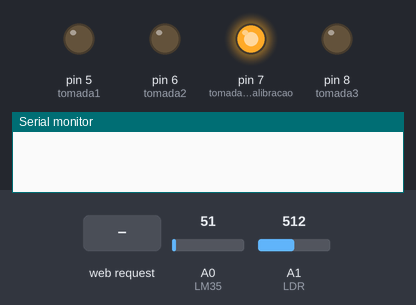
The sketch below on a simulated Arduino Uno, built for the host (arithmetic inside an expression is 32-bit, double 64-bit). Parts: output pins drawn as LEDs (lit = HIGH), the last lines printed to the serial monitor. The inputs (shaded band) are chosen by the test bench; at power-on: A0 (LM35) = 51, A1 (LDR) = 512. WiFi joins after 1.5 s; servers stay silent unless stated.

Above: at 1.6 s.
1.7 s: HTTP request GET /t1h received
At 3.0 s:
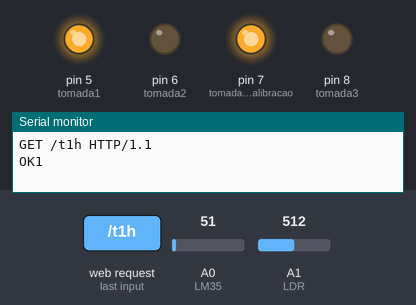
Timing chart, 0 to 4.7 s (numbered marks = the images above; inputs shaded):
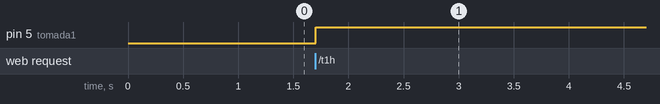

Measured:
- after the input at 1.7 s, pin 5 (tomada1): LOW → HIGH at once

The sketch:

ControleEquip.ino
```cpp
#include <TimeLib.h>
#include <Ethernet.h>
#include <EthernetUdp.h>
#include <SPI.h>
//#include <SdFat.h>
//#include <stdlib.h>
//----------array para programacao de eventos-----------

/*struct programar{
 int  id_tomada;
 int hora;
 int minutos;
 boolean comando; //True - liga, false - desliga
 boolean ja_executado;
 };*/
//
//#define array_programar_size 8

//programar array_programar[array_programar_size];

//int cont_array_programar = 0;

const int LM35 = A0;
const int LDR = A1;
//TODO verificar isso aqui, A4 acho que esta sendo usado SD
const int S1 = A2;
const int S2 = A3;
const int S3 = A5;
//const int S4 = A6;

//const int PIN_SD_CARD  = 4;
//const int chipSelect = 4;
//SdFile myFile;

//SdFat sdCard;
//SdFat sd;

IPAddress ip(10, 10, 0, 50);

IPAddress gateway(10, 10, 0, 1);

IPAddress subnet(255, 255, 255, 0);

EthernetServer server(80);

int tomada1 = 5;//Arduino digital D5;
int tomada2 = 6;//Arduino digital D6;
int tomada3 = 8;//Arduino digital D7;
int tomada_calibracao = 7;//Arduino digital D8;
//-------------------------------------------------------------------
String readString = String(30); // string para buscar dados de endereço

boolean statusT1 = false; // Variável para o status do led
boolean statusT2 = false; // Variável para o status do led
boolean statusT3 = false; // Variável para o status do led
//boolean statusT4 = false; // Variável para o status do led


byte mac[] = {
  0xDE, 0xAD, 0xBE, 0xEF, 0xFE, 0xED };

// NTP Servers:
IPAddress timeServer(132, 163, 4, 101); // time-a.timefreq.bldrdoc.gov

const int timeZone = -3; //acredito que seja essa notacao para o Brasil


EthernetUDP Udp;
unsigned int localPort = 8888;

void setup()
{
  pinMode(LM35, INPUT);  // configura como entrada
  digitalWrite(LM35, LOW);  // desabilita resistores de pull-up
  pinMode(LDR, INPUT);  // configura como entrada
  digitalWrite(LDR, LOW);  // desabilita resistores de pull-up

  /*for(int i = 0; i < array_programar_size; ++i){
   array_programar[i].id_tomada = -1;
   array_programar[i].hora = -1;
   array_programar[i].minutos = -1;
   array_programar[i].comando = -1;
   array_programar[i].ja_executado = -1;
   }*/

  pinMode(tomada1, OUTPUT);
  pinMode(tomada2, OUTPUT);
  pinMode(tomada3, OUTPUT);

  //sempre ligada para calibrar sensor de corrente
  pinMode(tomada_calibracao, OUTPUT);
  digitalWrite(tomada_calibracao, HIGH);

  // Seta porta SdCard
  //pinMode(PIN_SD_CARD, OUTPUT);

  Serial.begin(9600);
  //  while (!Serial) {}  // wait for Leonardo
  //  Serial.println("Type any character to start");
  //  while (Serial.read() <= 0) {}
  delay(400);  // catch Due reset problem

  // Initialize SdFat or print a detailed error message and halt
  // Use half speed like the native library.
  // change to SPI_FULL_SPEED for more performance.
  //if (!sd.begin(chipSelect, SPI_HALF_SPEED)) sd.initErrorHalt();

  // open the file for write at end like the Native SD library
  //  if (!myFile.open("test.txt", O_RDWR | O_CREAT | O_AT_END)) {
  //    sd.errorHalt("opening test.txt for write failed");
  //  }
  //  // if the file opened okay, write to it:
  //  Serial.print("Arduino Iniciou gravacao");
  //  myFile.println("Arduino Iniciou gravacao");
  //
  //  // close the file:
  //  myFile.close();
  //  Serial.println("done.");
  //
  //  // re-open the file for reading:
  //  if (!myFile.open("test.txt", O_READ)) {
  //    sd.errorHalt("opening test.txt for read failed");
  //  }
  //  Serial.println("test.txt:");
  //
  //  // read from the file until there's nothing else in it:
  //  int data;
  //  while ((data = myFile.read()) >= 0) Serial.write(data);
  //  // close the file:
  //  myFile.close();

  Ethernet.begin(mac, ip);
  //Serial.print("IP Arduino ");
  //Serial.println(Ethernet.localIP());
  Udp.begin(localPort);
  //Serial.println("Esperando Sincronizar NTP");
  setSyncProvider(getNtpTime);
  //define_programacao_diaria();


}

//time_t prevDisplay = 0; // when the digital clock was displayed


//EthernetClient client;

void loop()
{
  //if (timeStatus() != timeNotSet) {
  // if (now() != prevDisplay) { //update the display only if time has changed
  // prevDisplay = now();
  // digitalClockDisplay();
  //}
  //}

  //  client = server.available();

  controleTomadas();
  //TODO verificar depois se a opço de programacao sera mantida
  //executa_programacao();
  //lista_programacao();

  //delay(2000);
  //lerTemperatura();

  //Serial.println(lerQtdLuz());

}

EthernetClient client;

void controleTomadas(){
  // Criar uma conexão de cliente
  client = server.available();

  if (client) {
    while (client.connected())
    {
      if (client.available())
      {

        char c = client.read();
        Serial.print(c);
        // ler caractere por caractere vindo do HTTP
        if (readString.length() < 30)
        {
          // armazena os caracteres para string
          readString += (c);
        }
        //Serial.print(readString);
        //se o pedido HTTP terminou
        if (c == '\n')
        {
          //testando nessa posicao
          client.println("HTTP/1.1 200 OK");
          client.println("Content-Type: text/html");
          client.println();
          //client.print("<font size='20'>");
          //client.println("</html>");

          //Serial.println("Entrou");
          //------------------------------------------------------------------
          if(readString.indexOf("t1h")>=0)//Recebido do Android;
          {
            //Serial.println("Entrou1");
            // O Led vai ser ligado
            digitalWrite(tomada1, HIGH);//Arduino porta digital D5=5V;
            statusT1 = true;
            Serial.print("OK1");
            registraEventoArffSd();
          }
          // Se a string possui o texto L=Desligar
          else if(readString.indexOf("t1l")>=0)//Recebido do Android;
          {
            // O Led vai ser desligado
            digitalWrite(tomada1, LOW);//Arduino porta digital D5=0V;
            statusT1 = false;
            registraEventoArffSd();
          }
          //------------------------------------------------------------------

          else if(readString.indexOf("t2h")>=0)//Recebido do Android;
          {
            // O Led vai ser ligado
            digitalWrite(tomada2, HIGH);//Arduino porta digital D6=5V;
            statusT2 = true;
            registraEventoArffSd();
          }
          // Se a string possui o texto L=Desligar
          else if(readString.indexOf("t2l")>=0)//Recebido do Android;
          {
            // O Led vai ser desligado
            digitalWrite(tomada2, LOW);//Arduino porta digital D6=0V;
            statusT2 = false;
            registraEventoArffSd();
          }
          //------------------------------------------------------------------
          else if(readString.indexOf("t3h")>=0)//Recebido do Android;
          {
            // O Led vai ser ligado
            digitalWrite(tomada3, HIGH);//Arduino porta digital D7=5V;
            statusT3 = true;
            registraEventoArffSd();
          }
          // Se a string possui o texto L=Desligar
          else if(readString.indexOf("t3l")>=0)//Recebido do Android;
          {
            // O Led vai ser desligado
            digitalWrite(tomada3, LOW);//Arduino porta digital D7=0V;
            statusT3 = false;
            registraEventoArffSd();
          }
          //------------------------------------------------------------------
//          else if(readString.indexOf("t4h")>=0)//Recebido do Android;
//          {
//            // O Led vai ser ligado
//            digitalWrite(tomada4, HIGH);//Arduino porta digital D8=5V;
//            statusT4 = true;
//            registraEventoArffSd();
//          }
//          // Se a string possui o texto L=Desligar
//          else if(readString.indexOf("t4l")>=0)//Recebido do Android;
//          {
//            // O Led vai ser desligado
//            digitalWrite(tomada4, LOW);//Arduino porta digital D8=0V;
//            statusT4 = false;
//            registraEventoArffSd();
//          }
          //------------------------------------------------------------------
          // dados HTML de saída começando com cabeçalho padrão
//          client.println("HTTP/1.1 200 OK");
//          client.println("Content-Type: text/html");
//          client.println();
//          client.print("<font size='20'>");
//          client.println("</html>");
          //------------------------------------------------------------------
          if (statusT1) {
            client.print("t1o");//Ethernet envia para Android;
            //String apenas letras;
          }
          else {
            client.print("t1f");//Ethernet envia string para Android;
            //String apenas letras;
          }
          //------------------------------------------------------------------
          if (statusT2) {
            client.print("t2o");//Ethernet envia para Android;
            //String apenas letras;
          }
          else {
            client.print("t2f");//Ethernet envia string para Android;
            //String apenas letras;
          }
          //------------------------------------------------------------------
          if (statusT3) {
            client.print("t3o");//Ethernet envia para Android;
            //String apenas letras;
          }
          else {
            client.print("t3f");//Ethernet envia string para Android;
            //String apenas letras;
          }
          //------------------------------------------------------------------
          /*if (statusT4) {
            client.print("t4o");//Ethernet envia para Android;
            //String apenas letras;
          }
          else {
            client.print("t4f");//Ethernet envia string para Android;
            //String apenas letras;
          }*/
          char buff0[20];
          char buff1[20];
          char buff2[20];
          char buff3[20];
          char buff4[20];
          int t = lerTemperatura();
          int l = lerQtdLuz();
          String teste = "!";
          teste += dtostrf(t, 0, 0, buff0);
          teste += "@";
          teste += dtostrf(l, 0, 0, buff1);
          teste += "#";
          teste += dtostrf(weekday(), 0, 0, buff2);
          teste += "$";
          teste += dtostrf(hour(), 0, 0, buff3);
          teste += "%";
          teste += dtostrf(minute(), 0, 0, buff4);
          teste += "&";
          client.print(teste);
          //client.print( + '#'
            //                  +  +'#'+
              //                + '#' +
          //------------------------------------------------------------------
          //limpa string para a próxima leitura
          readString="";
          //client.println("</html>");
          // parar cliente
          client.stop();
        }
      }
    }
  }
}

//void digitalClockDisplay(){
//  // digital clock display of the time
//  Serial.print(hour());
//  printDigits(minute());
//  printDigits(second());
//  /*Serial.print(" ");
//   Serial.print(day());
//   Serial.print(" ");
//   Serial.print(month());
//   Serial.print(" ");
//   Serial.print(year());
//   Serial.println();*/
//}
//
//void printDigits(int digits){
//  // utility for digital clock display: prints preceding colon and leading 0
//  Serial.print(":");
//  if(digits < 10)
//    Serial.print('0');
//  Serial.print(digits);
//}

/*-------- NTP code ----------*/

const int NTP_PACKET_SIZE = 48; // NTP time is in the first 48 bytes of message
byte packetBuffer[NTP_PACKET_SIZE]; //buffer to hold incoming & outgoing packets

time_t getNtpTime()
{
  //delay(20000);
  while (Udp.parsePacket() > 0) ; // discard any previously received packets
  //Serial.println("Transmit NTP Request");
  sendNTPpacket(timeServer);
  uint32_t beginWait = millis();
  while (millis() - beginWait < 1500) {
    int size = Udp.parsePacket();
    if (size >= NTP_PACKET_SIZE) {
      //Serial.println("Receive NTP Response");
      Udp.read(packetBuffer, NTP_PACKET_SIZE);  // read packet into the buffer
      unsigned long secsSince1900;
      // convert four bytes starting at location 40 to a long integer
      secsSince1900 =  (unsigned long)packetBuffer[40] << 24;
      secsSince1900 |= (unsigned long)packetBuffer[41] << 16;
      secsSince1900 |= (unsigned long)packetBuffer[42] << 8;
      secsSince1900 |= (unsigned long)packetBuffer[43];
      return secsSince1900 - 2208988800UL + timeZone * SECS_PER_HOUR;
    }
  }
  //Serial.println("No NTP Response :-(");
  return 0; // return 0 if unable to get the time
}

// send an NTP request to the time server at the given address
void sendNTPpacket(IPAddress &address)
{
  // set all bytes in the buffer to 0
  memset(packetBuffer, 0, NTP_PACKET_SIZE);
  // Initialize values needed to form NTP request
  // (see URL above for details on the packets)
  packetBuffer[0] = 0b11100011;   // LI, Version, Mode
  packetBuffer[1] = 0;     // Stratum, or type of clock
  packetBuffer[2] = 6;     // Polling Interval
  packetBuffer[3] = 0xEC;  // Peer Clock Precision
  // 8 bytes of zero for Root Delay & Root Dispersion
  packetBuffer[12]  = 49;
  packetBuffer[13]  = 0x4E;
  packetBuffer[14]  = 49;
  packetBuffer[15]  = 52;
  // all NTP fields have been given values, now
  // you can send a packet requesting a timestamp:
  Udp.beginPacket(address, 123); //NTP requests are to port 123
  Udp.write(packetBuffer, NTP_PACKET_SIZE);
  Udp.endPacket();
}

int lerQtdLuz()
{
  delay(2000);
  int sensor = 0;

  for(int i = 0; i < 10; ++i)
    sensor += (float)analogRead(LDR);
  sensor /= 10;
  int output = map(sensor, 0, 1023, 100, 0);
  //Serial.print("Luz: ");
  //Serial.print(output);
  //Serial.println(" %");
  return output;
}

int lerTemperatura()
{
  delay(2000);
  int temperatura = 0;
  for(int i = 0; i < 30; ++i)
    temperatura += ((float)analogRead(LM35)*5/(1023))/0.01;
  temperatura /= 30;
  //Serial.print("Temperatura: ");
  //Serial.println(temperatura);
  return temperatura;
}
//DOING
/*float lerConsumoT1(){
 int sensor = analogRead(S1);
 float output =   map(sensor, 0, 1023, -30, 30);
 return output;
 }

 float lerConsumoT2(){
 int sensor = analogRead(S2);
 float output =   map(sensor, 0, 1023, -30, 30);
 return output;
 }

 float lerConsumoT3(){
 int sensor = analogRead(S3);
 float output =   map(sensor, 0, 1023, -30, 30);
 return output;
 }

 float lerConsumoT4(){
 int sensor = analogRead(S4);
 float output =   map(sensor, 0, 1023, -30, 30);
 return output;
 }*/

//DOING
// estado tomadas, temp, luz, data, hora, consumo
void registraEventoArffSd()
{
  //boolean error;
  char buff0[20];
  char buff1[20];
  char buff2[20];
  char buff3[20];
  char buff4[20];
  char buff5[20];
  char buff6[20];

  //status das tomadas
  //String t1, t2, t3, t4;
  String t1, t2, t3;
  //int c1, c2, c3, c4;
  t1 = (statusT1)?"o":"f";
  t2 = (statusT2)?"o":"f";
  t3 = (statusT3)?"o":"f";
  //t4 = (statusT4)?"o":"f";

  //status temperatura
  int t = lerTemperatura();

  //Serial.println(t);

  //Sensor de Luz
  int l = lerQtdLuz();

  //  if (!SD.begin(4)) {
  //    Serial.println("initialization failed!");
  //    //return;
  //    //error = true;
  //  }
  //  Serial.println("initialization done.");

  //if(!sdCard.begin(PIN_SD_CARD,SPI_HALF_SPEED))sdCard.initErrorHalt();
  //  // Abre o arquivo LER_POT.TXT
  //  if (!myFile.open("test.txt", O_RDWR | O_CREAT | O_AT_END))
  //  {
  //    sdCard.errorHalt("Erro na abertura do arquivo BASE.ARFF!");
  //  }

  // open the file. note that only one file can be open at a time,
  // so you have to close this one before opening another.
  //myFile = SD.open("base.ARFF", FILE_WRITE);

  //Weekday sunday = 1
  // if the file opened okay, write to it:
  //if (myFile) {
  //    Serial.print("Writing to base.ARFF...");
//  Serial.println(t1+","+t2+","+t3+","+t4+","+dtostrf(t, 0, 0, buff0)
//    +","+ dtostrf(l, 0, 0, buff1) +","+ dtostrf(weekday(), 0, 0, buff2) +","
//    + dtostrf(month(), 0, 0, buff3) +","+ dtostrf(year(), 0, 0, buff4) +","
//    + dtostrf(hour(), 0, 0, buff5) +","+ dtostrf(minute(), 0, 0, buff6));
Serial.println(t1+","+t2+","+t3+","+dtostrf(t, 0, 0, buff0)
    +","+ dtostrf(l, 0, 0, buff1) +","+ dtostrf(weekday(), 0, 0, buff2) +","
    + dtostrf(month(), 0, 0, buff3) +","+ dtostrf(year(), 0, 0, buff4) +","
    + dtostrf(hour(), 0, 0, buff5) +","+ dtostrf(minute(), 0, 0, buff6));
  //     + "," + dtostrf(c1, 0, 2, buff) + "," + dtostrf(c2, 0, 2, buff)
  //   + "," + dtostrf(c3, 0, 2, buff) + "," + dtostrf(c4, 0, 2, buff));

  // close the file:
  //myFile.close();
  //Serial.println("done.");
  //error = false;
  //}
  //else {
  // if the file didn't open, print an error:
  //   Serial.println("error opening base.ARFF");
  //error = true;
  //}
  //return !error;
}
//void escreveArffSd(){
//  if (!SD.begin(4)) {
//    Serial.println("initialization failed!");
//    return;
//  }
//  Serial.println("initialization done.");
//
//  // open the file. note that only one file can be open at a time,
//  // so you have to close this one before opening another.
//  myFile = SD.open("test.txt", FILE_WRITE);
//
//  // if the file opened okay, write to it:
//  if (myFile) {
//    Serial.print("Writing to test.txt...");
//    myFile.println("testing 1, 2, 3.");
//    // close the file:
//    myFile.close();
//    Serial.println("done.");
//  }
//  else {
//    // if the file didn't open, print an error:
//    Serial.println("error opening test.txt");
//  }
//
//}

//String lerArffSd(){
//
//  // re-open the file for reading:
//  myFile = SD.open("test.txt");
//  if (myFile) {
//    Serial.println("test.txt:");
//
//    // read from the file until there's nothing else in it:
//    while (myFile.available()) {
//      Serial.write(myFile.read());
//    }
//    // close the file:
//    myFile.close();
//  }
//  else {
//    // if the file didn't open, print an error:
//    Serial.println("error opening test.txt");
//  }
//}

/*void disparaComandoTomada(int id_tomada, boolean comando){

 Serial.print("Id da tomada chamada  ");
 Serial.println(id_tomada);
 switch(id_tomada){

 //Serial.println(id_tomada);
 case 0:

 Serial.println("Entrou na tomada1 sim");
 if (comando != statusT1) {
 if(comando){
 digitalWrite(tomada1, HIGH);//Arduino porta digital D8=5V;
 statusT1 = true;
 //client.print("te1off");//Ethernet envia string para Android;
 }
 else {
 digitalWrite(tomada1, LOW);//Arduino porta digital D8=5V;
 //client.print("te1off");//Ethernet envia string para Android;
 }
 }
 break;

 case 1:
 if (comando != statusT2) {
 if(comando){
 //digitalWrite(tomada2, HIGH);//Arduino porta digital D8=5V;
 client.print("te2on");//Ethernet envia para Android;
 }
 else {
 digitalWrite(tomada2, LOW);//Arduino porta digital D8=5V;
 //client.print("te2off");//Ethernet envia string para Android;
 }
 }
 break;

 case 2:
 if (comando != statusT3) {
 if(comando){
 digitalWrite(tomada3, HIGH);//Arduino porta digital D8=5V;
 //client.print("te3on");//Ethernet envia para Android;
 }
 else {
 digitalWrite(tomada3, LOW);//Arduino porta digital D8=5V;
 //client.print("te3off");//Ethernet envia string para Android;
 }
 }
 break;

 case 3:
 if (comando != statusT4) {
 if(comando){
 digitalWrite(tomada4, HIGH);//Arduino porta digital D8=5V;
 //client.print("te4on");//Ethernet envia para Android;
 }
 else {
 digitalWrite(tomada4, LOW);//Arduino porta digital D8=5V;
 //client.print("te4off");//Ethernet envia string para Android;
 }
 }
 break;

 default:
 Serial.print("disparaComandoTomada, opcao invalida ");
 Serial.println(comando);
 break;
 }
 //client.stop();
 }
 */

/*void lista_programacao(){
 Serial.println("Listando programacao");
 for(int i = 0; i < cont_array_programar; ++i){
 Serial.println("");
 Serial.println(array_programar[i].id_tomada);
 Serial.println(array_programar[i].comando);
 Serial.println(array_programar[i].hora);
 Serial.println(array_programar[i].minutos);
 }
 }*/

/*boolean executa_programacao(){

 boolean status;
 int hora = hour();
 int minutos = minute();
 //Serial.println(cont_array_programar);
 for(int i = 0; i <= cont_array_programar; ++i){
 if(array_programar[i].ja_executado == false)
 if(array_programar[i].hora == hora){
 //Serial.println("Entrou hora hora hora");
 if(array_programar[i].minutos <= minutos){
 //Serial.println("Entrou em minutos tambem");
 disparaComandoTomada(array_programar[i].id_tomada, array_programar[i].comando);
 //Serial.println("Disparando Comando");
 //Serial.print("Entrou para id ");
 //Serial.println(array_programar[i].id_tomada);

 array_programar[i].ja_executado = true;
 status = true;
 }
 }
 else{
 status = false;
 //Serial.println("Nenhum Agendamento para Disparar");
 }
 }
 return status;
 }
 */
//Programa para desligar, True ou false
/*boolean programarTomada(int id_tomada, boolean comando, int hora, int minutos, boolean ja_executado)
 {

 struct programar p;
 p.id_tomada = id_tomada;
 p.comando = comando;
 p.hora = hora;
 p.minutos = minutos;
 p.ja_executado = ja_executado;
 //se ainda houver vaga

 if((cont_array_programar < array_programar_size) && (verificaSeJaAgendado(p.id_tomada, p.comando)))
 {

 array_programar[cont_array_programar] = p;
 ++cont_array_programar;
 return true;
 }
 return false;
 }
 */
/*boolean define_programacao_diaria(){


 boolean retorno_programar;
 boolean estado;

 retorno_programar = programarTomada(0, true, 0, 0, false); //Tomada 1, desligar, 2 horas e 20 minutos, se ja agendado(true, falses)
 if(retorno_programar){
 //Serial.println("Programacao efetuada com sucesso.");
 estado = true;
 }
 else{
 //Serial.println("Falha ao programar");
 estado = false;
 }

 retorno_programar = programarTomada(1, true, 2, 20, false); //Tomada 2, desligar, 2 horas e 20 minutos
 if(retorno_programar){
 //Serial.println("Programacao efetuada com sucesso.");
 estado = true;
 }
 else{
 //Serial.println("Falha ao programar");
 estado = false;
 }

 retorno_programar = programarTomada(2, true, 5, 50, false); //Tomada 3, desligar, 6 horas e 0 minutos
 if(retorno_programar){
 //Serial.println("Programacao efetuada com sucesso.");
 estado = true;
 }
 else{
 //Serial.println("Falha ao programar");
 estado = false;
 }

 retorno_programar = programarTomada(3, true, 10, 0, false); //Tomada 1, desligar, 0 horas 0 minutos
 if(retorno_programar){
 //Serial.println("Programacao efetuada com sucesso.");
 estado = true;
 }
 else{
 //Serial.println("Falha ao programar");
 estado = false;
 }

 return estado;
 }
 */
/*boolean verificaSeJaAgendado(int id_tomada, boolean comando){

 for(int i = 0; i <= cont_array_programar; ++i){
 if(array_programar[i].id_tomada == id_tomada)
 if(array_programar[i].comando == comando)
 return false;
 }
 return true; // Pode ja esta agendado, porem com outro comando
 }*/
```
